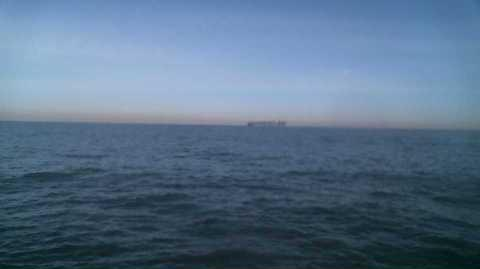
#> input picture testImages/part2.jpg, 480 x 269 px
$ jupyter execute --allow-errors aligningHorizons.ipynb   (shell and % lines are left out)   (older library calls are emulated)
#> lines starting #> are read from the running program, lines starting #| are printed output that depends on the picture
# Aligning Horizons
Workflow: Finding the horizon line in the image
Rotate the image such that the horizon line is horizontal

# Attempt #1

[cell 1]
import cv2
import numpy as np
import matplotlib.pyplot as plt

[cell 2]
def align_horizons(image_path):
#> called with image_path = 'testImages/part2.jpg'
    image = cv2.imread(image_path)
#> image is the input picture: shape (269, 480, 3); mean B, G, R 136.7, 111.9, 87.9

    #Convert image to grayscale
    gray = cv2.cvtColor(image, cv2.COLOR_BGR2GRAY)
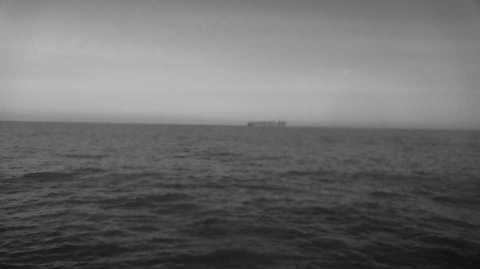
#> gray: shape (269, 480); min 15, max 186, mean 107.6

    #Display grayscale image
    plt.subplot(1,2,1)
    plt.imshow(gray, cmap = 'gray')
    plt.title('original grayscale image')

    #Use HoughLines function to detect lines in the image
    #https://docs.opencv.org/3.4/d9/db0/tutorial_hough_lines.html
    lines = cv2.HoughLines(gray, 1, np.pi/180, threshold = 100)

    #Calculate angle (in degrees) of the detected lines
    angles = [np.degrees(line[0][1]) for line in lines]
#> angles = 6260 values, max 179 at index 5552, min 0 at index 5568, mean 80.81
    #print(angles)

    #Compute median angle to avoid outliers
    median_angle = 90-np.median(angles)
#> median_angle = 18
    print("median_angle: " + str(median_angle) + "degrees")
#| median_angle: 18.0degrees

    #Rotate image to align the horizon
    rotated_image = rotate_image(image, median_angle)

    return rotated_image


def rotate_image(image, angle):

    #Get image dimensions
#> called with angle = 18
    height, width = image.shape[:2]
    print("height: " + str(height))
#| height: 269
    print("width: " + str(width))
#| width: 480

    #Calculate rotation matrix
    rotation_matrix = cv2.getRotationMatrix2D((width/2, height/2), angle*180/np.pi, 1)
#> rotation_matrix = [[0.66, -0.751, 182.5], [0.751, 0.66, -134.5]]

    #Apply rotation to image
    rotated_image = cv2.warpAffine(image, rotation_matrix, (width, height), flags = cv2.INTER_LINEAR)
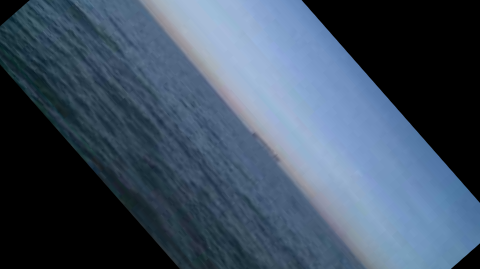
#> rotated_image: shape (269, 480, 3); mean B, G, R 98.4, 79.8, 63.4

    return rotated_image


image_path = "testImages/part2.jpg"
aligned_image = align_horizons(image_path)

#Save aligned image
cv2.imwrite("testImages/tiltingHorizons/aligned2.jpg", aligned_image)
#> Out = True

[cell 3]
import cv2
import numpy as np
import matplotlib.pyplot as plt

def align_horizons(image_path):
    # Read the image
#> called with image_path = 'testImages/part2.jpg'
    image = cv2.imread(image_path)

    # Convert the image to grayscale
    gray = cv2.cvtColor(image, cv2.COLOR_BGR2GRAY)

    # Display the original grayscale image
    plt.subplot(1, 2, 1)
    plt.imshow(gray, cmap='gray')
    plt.title('Original Grayscale Image')

    # Use the Sobel operator to find gradients in the x and y directions
    gradient_x = cv2.Sobel(gray, cv2.CV_64F, 1, 0, ksize=3)
    gradient_y = cv2.Sobel(gray, cv2.CV_64F, 0, 1, ksize=3)

    # Calculate the dominant gradient direction
    gradient_direction = np.arctan2(gradient_y, gradient_x)
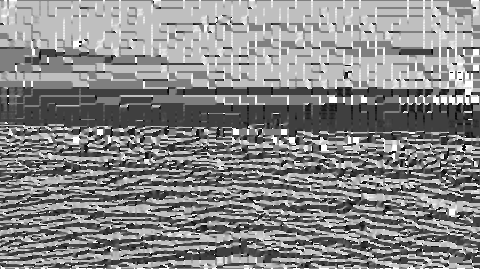
#> gradient_direction: shape (269, 480) float64; min -3.12, max 3.14, mean 0.202; drawn with min black and max white

    # Calculate the rotation angle (median of gradient directions)
    median_angle = np.median(gradient_direction) * 180 / np.pi
#> median_angle = 0

    # Rotate the original image to align the horizon
    rotated_image = rotate_image(image, median_angle)

    # Convert the rotated image to grayscale
    rotated_gray = cv2.cvtColor(rotated_image, cv2.COLOR_BGR2GRAY)

    # Display the aligned grayscale image
    plt.subplot(1, 2, 2)
    plt.imshow(rotated_gray, cmap='gray')
    plt.title('Aligned Grayscale Image')

    plt.show()

    return rotated_image

def rotate_image(image, angle):
    # Get the image dimensions
#> called with angle = 0
    height, width = image.shape[:2]

    # Calculate the rotation matrix
    rotation_matrix = cv2.getRotationMatrix2D((width / 2, height / 2), angle, 1)
#> rotation_matrix = [[1, 0, 0], [0, 1, 0]]

    # Apply the rotation to the image
    rotated_image = cv2.warpAffine(image, rotation_matrix, (width, height), flags=cv2.INTER_LINEAR)

    return rotated_image

# Example usage
image_path = "testImages/part2.jpg"
aligned_image = align_horizons(image_path)

# Save the aligned image
cv2.imwrite("testImages/tiltingHorizons/aligned2.jpg", aligned_image)
#> Out = True

Attempt 1 review:
seems like nothing much changed.

# Attempt 2: Hough Line library

https://docs.opencv.org/3.4/d9/db0/tutorial_hough_lines.html

[cell 4]
import sys
import math
import cv2 as cv
import numpy as np
import os

[cell 5]
def main(argv):
    default_file = 'testImages/part1.jpg'
    filename = argv[0] if len(argv) > 0 and os.path.isfile(argv[0]) else default_file

#      # Get the full path to the image file
#     full_path = os.path.abspath(filename)
#     print("Full path to image:", full_path)

    # Loads an image
    src = cv2.imread(filename, cv2.IMREAD_GRAYSCALE)
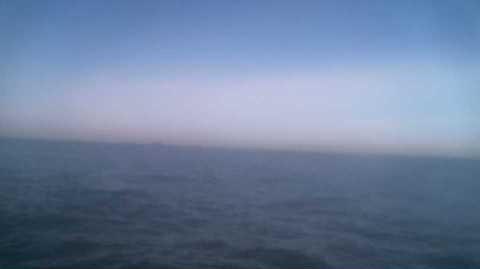
#> input picture testImages/part1.jpg, 480 x 269 px
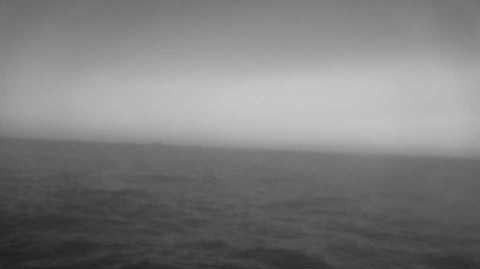
#> src: shape (269, 480); min 32, max 201, mean 124.6

    # Check if image is loaded fine
    if src is None:
        print('Error opening image!')
        print('Usage: hough_lines.py [image_name -- default ' + default_file + '] \n')
        return -1

    dst = cv2.Canny(src, 50, 200, None, 3)
#> dst: shape (269, 480); every value is 0

    # Copy edges to the images that will display the results in BGR
    cdst = cv2.cvtColor(dst, cv2.COLOR_GRAY2BGR)
#> cdst: shape (269, 480, 3); every value is 0
    cdstP = np.copy(cdst)

    lines = cv2.HoughLines(dst, 1, np.pi / 180, 150, None, 0, 0)
#> lines = None

    if lines is not None:
        for i in range(0, len(lines)):
            rho = lines[i][0][0]
            theta = lines[i][0][1]
            a = math.cos(theta)
            b = math.sin(theta)
            x0 = a * rho
            y0 = b * rho
            pt1 = (int(x0 + 1000 * (-b)), int(y0 + 1000 * (a)))
            pt2 = (int(x0 - 1000 * (-b)), int(y0 - 1000 * (a)))
            cv2.line(cdst, pt1, pt2, (0, 0, 255), 3, cv2.LINE_AA)

    linesP = cv2.HoughLinesP(dst, 1, np.pi / 180, 50, None, 50, 10)
#> linesP = None

    if linesP is not None:
        for i in range(0, len(linesP)):
            l = linesP[i][0]
            cv2.line(cdstP, (l[0], l[1]), (l[2], l[3]), (0, 0, 255), 3, cv2.LINE_AA)

#     cv2.imshow("Source", src)
#     cv2.imshow("Detected Lines (in red) - Standard Hough Line Transform", cdst)
#     cv2.imshow("Detected Lines (in red) - Probabilistic Line Transform", cdstP)

    cv2.waitKey()
    return 0

if __name__ == "__main__":
    main(sys.argv[1:])

# Attempt 3: using Sobel
calculate the derivatives from an image.

https://docs.opencv.org/3.4/d2/d2c/tutorial_sobel_derivatives.html

[cell 6]
import cv2
import numpy as np
import os

[cell 7]
def calculate_average_angle(image_paths):
    angles = []

    for image_path in image_paths:
        # Read the image
        image = cv2.imread(image_path)
#> image is the input picture: shape (269, 480, 3); mean B, G, R 156.9, 126.7, 108.5

        # Convert the image to grayscale
        gray = cv2.cvtColor(image, cv2.COLOR_BGR2GRAY)

        # Use the Sobel operator to find gradients in the x and y directions
        gradient_x = cv2.Sobel(gray, cv2.CV_64F, 1, 0, ksize=3)
        gradient_y = cv2.Sobel(gray, cv2.CV_64F, 0, 1, ksize=3)

        # Calculate the dominant gradient direction
        gradient_direction = np.arctan2(gradient_y, gradient_x)
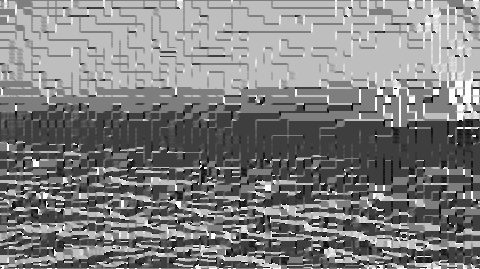
#> gradient_direction: shape (269, 480) float64; min -3.1, max 3.14, mean 0.039; drawn with min black and max white

        # Calculate the angle of the horizon and append to the list
        horizon_angle = np.median(gradient_direction) * 180 / np.pi
#> horizon_angle = 0
        angles.append(horizon_angle)

    # Calculate the average angle
    average_angle = np.mean(angles)

    return average_angle

[cell 8]
def rotate_images(image_paths, average_angle):
    for image_path in image_paths:
        # Read the image
        image = cv2.imread(image_path)

        # Rotate the image to align the horizon
        rotated_image = rotate_image(image, -average_angle)

        # Save the rotated image
        base_path, ext = os.path.splitext(image_path)
        rotated_image_path = f"{base_path}_rotated{ext}"
        cv2.imwrite(rotated_image_path, rotated_image)

[cell 9]
def rotate_image(image, angle):
    # Get the image dimensions
#> called with angle = -4.43
    height, width = image.shape[:2]

    # Calculate the rotation matrix
    rotation_matrix = cv2.getRotationMatrix2D((width / 2, height / 2), angle, 1)

    # Apply the rotation to the image
    rotated_image = cv2.warpAffine(image, rotation_matrix, (width, height), flags=cv2.INTER_LINEAR)

    return rotated_image

[cell 10]
image_paths = ["testImages/part1.jpg", "testImages/part2.jpg", "testImages/part3.jpg", "testImages/part4.jpg", "testImages/part5.jpg", "testImages/part6.jpg"]

[cell 11]
average_angle = calculate_average_angle(image_paths)
average_angle

[cell 12]
rotate_images(image_paths, average_angle)

[cell 13]
#Show the images
from PIL import Image
from IPython.display import display  # Use this line if you are working in Jupyter Notebook

#specify image files
image_paths = [
    "testImages/part1_rotated.jpg",
    "testImages/part2_rotated.jpg",
    "testImages/part3_rotated.jpg",
    "testImages/part4_rotated.jpg",
    "testImages/part5_rotated.jpg",
    "testImages/part6_rotated.jpg",
]

# Open and display each image in a loop
for path in image_paths:
    image = Image.open(path)
#> image: PIL image 480x269 RGB
    display(image)

Attempt 2 review: seems like the average angle that was got is not appliable for all of the images- images end up being TOO rotated

# Attempt 4: Hough Line Transform
Also Hough Line Transform, but with more systematic steps this time to see the process

[cell 14]
from skimage.transform import (hough_line, hough_line_peaks)
import numpy as np
import cv2
from matplotlib import pyplot as plt

[cell 15]
image = cv2.imread("testImages/part1.jpg", 0)

#Invert image to show b;acl background
image = ~image
#> image: shape (269, 480)
plt.imshow(image, cmap = 'gray')

[cell 16]
#set precision of 1 degree
#Increase the number of points if needed
tested_angles = np.linspace(-np.pi/2, np.pi/2, 180)

#Perform hough transformation to change x, y, to h, theta and dist space
hspace, theta, dist = hough_line(image, tested_angles)
plt.figure(figsize = (10,10))
plt.imshow(hspace)

[cell 17]
h, q, d = hough_line_peaks(hspace, theta, dist)

[cell 18]
#Plot detected lines
#Empty list to capture all angles

angle_list = []

#Generate figure 1
fig, axes = plt.subplots(1, 3, figsize = (15, 6))
ax = axes.ravel()

ax[0].imshow(image, cmap = "gray")
ax[0].set_title('input image')
ax[0].set_axis_off()

ax[1].imshow(np.log(1 + hspace),
            extent = [np.rad2deg(theta[-1]), np.rad2deg(theta[0]), dist[-1], dist[0]],
            cmap = 'gray', aspect = 1/1.5)

ax[1].set_title('Hough Transform')
ax[1].set_xlabel('Angles (degrees)')
ax[1].set_ylabel('Distance (pixels)')
ax[1].axis('image')

ax[2].imshow(image, cmap = 'gray')
origin = np.array((0, image.shape[1]))

for _, angle, dist in zip(*hough_line_peaks(hspace, theta, dist)):
    angle_list.append(angle) #Not for plotting but later calculation of angles
    y0, y1 = (dist - origin * np.cos(angle)) / np.sin(angle)
    ax[2].plot(origin, (y0, y1), '-r')

ax[2].set_xlim(origin)
ax[2].set_ylim((image.shape[0], 0))
ax[2].set_axis_off()
ax[2].set_title("detected lines")

plt.tight_layout()
plt.show()

[cell 19]
angles = [a*180/np.pi for a in angle_list]
print(angles)

Attempt 3 review:
Seems like Hough Line Transform detects too many lines in these images

# Attempt 5: Detecting edges instead of lines, using HoughLinesP
using HoughLinesP instead of HoughLines: directly takes edges as input, eliminating the need for a separate edge detection step.

[cell 20]
import cv2
import numpy as np

[cell 21]
img = cv2.imread('testImages/part1.jpg')
gray = cv2.cvtColor(img, cv2.COLOR_BGR2GRAY)

# Display the grayscale image
plt.imshow(img, cmap = 'gray')

[cell 22]
edges = cv2.Canny(gray, 50, 150, apertureSize = 3)
cv2.imshow('edges', edges)

lines = cv2.HoughLinesP(edges, 1, np.pi/180, 100, minLineLength = 100, maxLineGap = 10)

# Check if lines is not None before iterating
if lines is not None:
    for line in lines:
        x1, y1, x2, y2 = line[0]
        cv2.line(img, (x1, y1), (x2, y2), (0, 255, 0), 2)

    cv2.imshow('image', img)
    k = cv2.waitKey(0)
    cv2.destroyAllWindows()
else:
    print("No lines detected.")

[cell 23]
import numpy as np
import cv2
from matplotlib import pyplot as plt
from matplotlib import image as image

I = image.imread('testImages/part1.jpg')
G = cv2.cvtColor(I, cv2.COLOR_BGR2GRAY)

# Canny Edge Detection:
Threshold1 = 150;
Threshold2 = 350;
FilterSize = 5
E = cv2.Canny(G, Threshold1, Threshold2, FilterSize)

Rres = 1
Thetares = 1*np.pi/180
Threshold = 1
minLineLength = 1
maxLineGap = 100
lines = cv2.HoughLinesP(E,Rres,Thetares,Threshold,minLineLength,maxLineGap)
#> (the rest of this cell did not finish here and is left out)

Attempt 4 review: Seems like edge detection doesnt seem to work, it seems like it cannot detect any shapes or edges in the image

# Attempt 6: Edge detection using holistically nested edge detection (HED)
Original HED papr: https://arxiv.org/pdf/1504.06375.pdf

Youtube tutorial: https://www.youtube.com/watch?v=UIrvEG9Oj1s&ab_channel=DigitalSreeni

Process:
1. Define crop layer (which part of the image to be used)
2. Define network and load pre-trained model
3. register crop layer w network
4. Read image
5. Create blob from image: Create a pre-processed image
6. Load pretrained model (proto text)
7. Pass image through model

[cell 24]
import cv2
from matplotlib import pyplot as plt
import numpy as np

[cell 25]
# load the input image and grab its dimensions, for future use while defining the blob
img = cv2.imread("testImages/part1.jpg")

# Check if the image is successfully loaded
if img is None:
    print("Error: Unable to load the image.")
else:
    # Convert the image to RGB format (OpenCV uses BGR by default)
    img_rgb = cv2.cvtColor(img, cv2.COLOR_BGR2RGB)

    # Display the original image
    plt.imshow(img_rgb)
    plt.title("Original Image")
    plt.show()

    # Apply Canny edge detection
    canny_edge = cv2.Canny(img, 50, 150)

    # Display the Canny edge image
    plt.imshow(canny_edge, cmap='gray')  # Use cmap='gray' for grayscale images
    plt.title("Canny Edge Detection")
    plt.show()

[cell 26]
#Autocanny
sigma = 0.3
median = np.median(img)

[cell 27]
# apply automatic Canny edge detection using the computed median
lower = int(max(0, (1.0 - sigma) * median))
upper = int(min(255, (1.0 + sigma) * median))
auto_canny = cv2.Canny(img, lower, upper)
plt.imshow(auto_canny)

[cell 28]
# The pre-trained model that OpenCV uses has been trained in Caffe framework
protoPath = "hed_model/deploy.prototxt"
modelPath = "hed_model/hed_pretrained_bsds.caffemodel"
#> (the rest of this cell did not finish here and is left out)

[cell 29]
# load the input image and grab its dimensions, for future use while defining the blob
img = cv2.imread("testImages/part1.jpg")
plt.imshow(img)
(H, W) = img.shape[:2]

[cell 30]
# construct a blob out of the input image
#blob is basically preprocessed image.
#OpenCV’s new deep neural network (dnn ) module contains two functions that
#can be used for preprocessing images and preparing them for
#classification via pre-trained deep learning models.
# It includes scaling and mean subtraction
#How to calculate the mean?
mean_pixel_values= np.average(img, axis = (0,1))
blob = cv2.dnn.blobFromImage(img, scalefactor=0.7, size=(W, H),
                             #mean=(mean_pixel_values[0], mean_pixel_values[1], mean_pixel_values[2]),
                             mean=(105, 117, 123),
                             swapRB= False, crop=False)

[cell 31]
#View image after preprocessing (blob)
blob_for_plot = np.moveaxis(blob[0,:,:,:], 0,2)
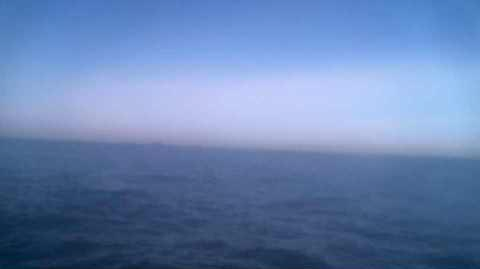
#> blob_for_plot: shape (269, 480, 3) float32; mean of channels 0, 1, 2 36.3, 6.8, -10.2; drawn with min black and max white
plt.imshow(blob_for_plot)
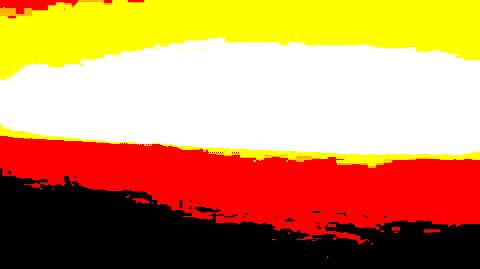
#> shown: shape (269, 480, 3) float32; mean R, G, B 0.784, 0.56, 0.357

#> (a cell that did not finish here is left out)

[cell 33]
plt.figure(figsize=(12, 6))
plt.subplot(131)
plt.title("original mage")
plt.imshow(img)
plt.subplot(132)
plt.title("Canny")
plt.imshow(auto_canny)
plt.subplot(133)
plt.title("HED")
#> (the rest of this cell did not finish here and is left out)

# then use HoughLines Transform Angle detection on this new HED image
Hopefully this would work, since the contrast is a lot higher and the horizon line seems a lot more clear now

Referring to attempt 4

[cell 34]
from skimage.transform import (hough_line, hough_line_peaks)

[cell 35]
image = cv2.imread("testImages/attempt5_HED/HEDImage1.png", 0)

#Invert image to show b;acl background
#> (the rest of this cell did not finish here and is left out)

[cell 36]
#set precision of 1 degree
#Increase the number of points if needed
tested_angles = np.linspace(-np.pi/2, np.pi/2, 180)

#Perform hough transformation to change x, y, to h, theta and dist space
#> (the rest of this cell did not finish here and is left out)

#> (a cell that did not finish here is left out)

[cell 38]
#Plot detected lines
#Empty list to capture all angles

angle_list = []

#Generate figure 1
fig, axes = plt.subplots(1, 3, figsize = (15, 6))
ax = axes.ravel()

#> (the rest of this cell did not finish here and is left out)

[cell 39]
angles = [a*180/np.pi for a in angle_list]
print(angles)

Attempt 6 review: Ohno, for some reason the Hough Lines Transform method doesn't seem to be able to detect the horizon line!

# Attempt 7: Finding pixel change between ocean and the horizon (sky)

[cell 40]
import cv2
import numpy as np
from IPython.display import display, Image

#Load image
image = cv2.imread("testImages/part4.jpg")
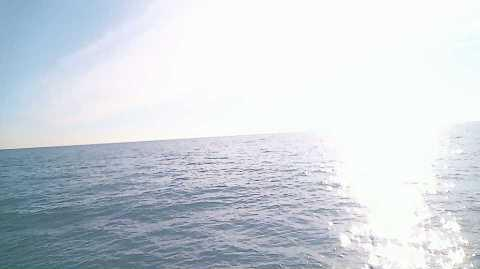
#> input picture testImages/part4.jpg, 480 x 269 px
#> image is the input picture: shape (269, 480, 3); mean B, G, R 220.9, 213.7, 207

#convert image to grayscale
gray_image = cv2.cvtColor(image, cv2.COLOR_BGR2GRAY)
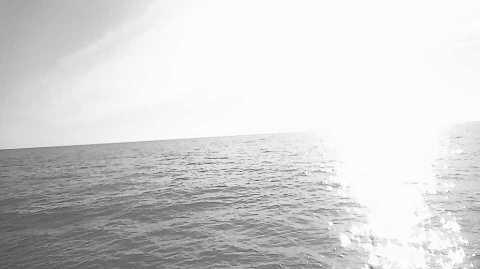
#> gray_image: shape (269, 480); min 57, max 255, mean 212.6
#> (the rest of the program and of its run is left out)
